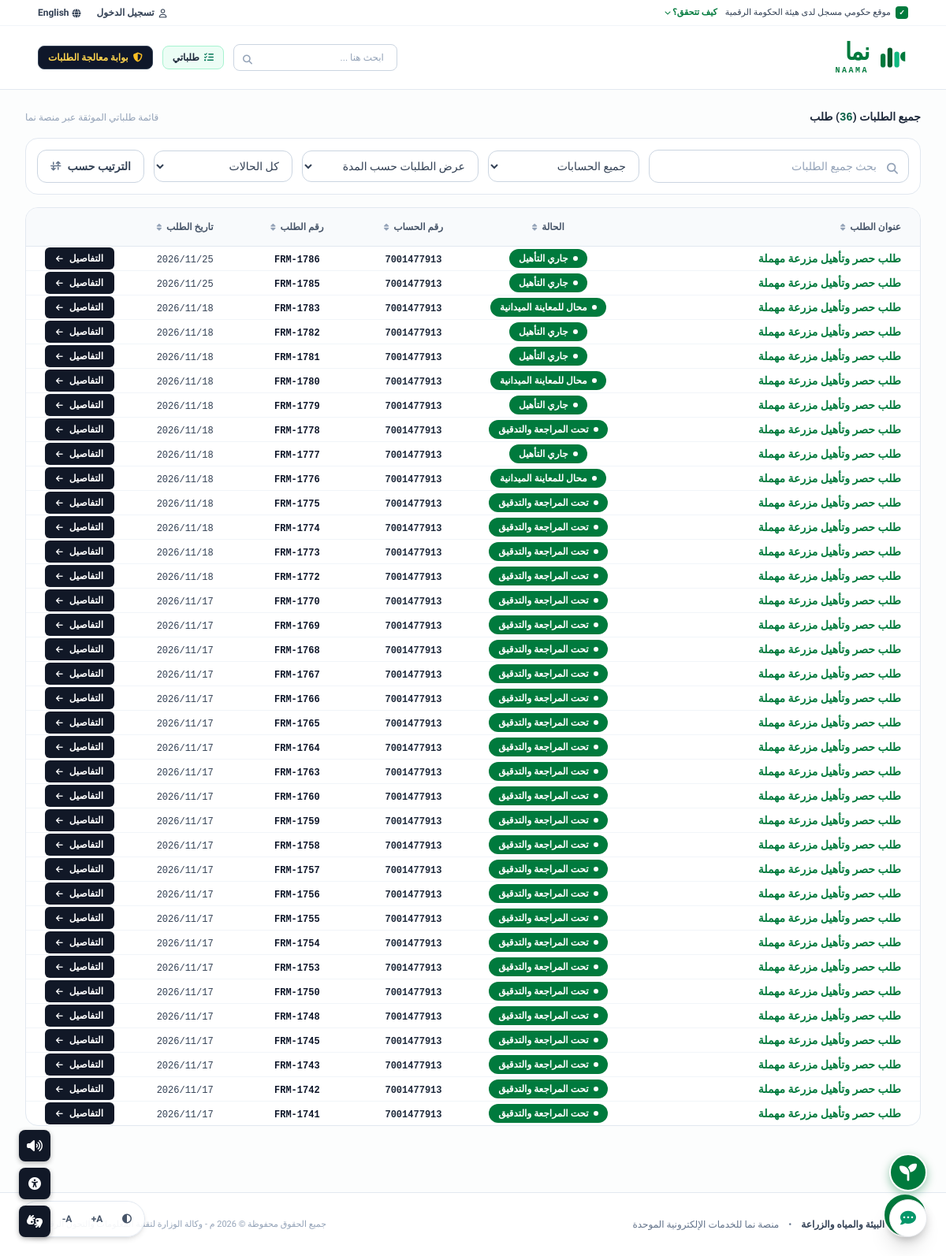
The app's page /requests with its own data.
### tables this page shows
CREATE TABLE farms (
        id INTEGER PRIMARY KEY AUTOINCREMENT,
        code TEXT UNIQUE,
        created_at TEXT,
        farmer_name TEXT,
        national_id TEXT,
        phone TEXT,
        region TEXT,
        governorate TEXT,
        center TEXT,
        village TEXT,
        maps_url TEXT,
        latitude REAL,
        longitude REAL,
        land_status TEXT,
        area_m2 REAL,
        electricity_source TEXT,
        water_source TEXT,
        previous_crops TEXT,
        media_urls TEXT,
        road_type TEXT,
        social_security TEXT,
        agricultural_registry TEXT,
        status TEXT,
        readiness_priority TEXT,
        suggested_solution TEXT,
        solution_cost_est REAL,
        assigned_partner_name TEXT,
        support_status TEXT,
        notes TEXT
    , ownership_doc_type TEXT, ownership_doc_number TEXT, applicant_role TEXT, city TEXT);

### backend/app.py (the view)
@app.get("/my-requests", response_class=HTMLResponse)
@app.get("/requests", response_class=HTMLResponse)
async def my_requests_page(request: Request, code: Optional[str] = None):
    user_nid = request.session.get("user_nid", "1087452190")
    user_name = request.session.get("user_name", "عبدالله بن فهد الغامدي")
    is_auth = request.session.get("logged_in", False)
    conn = get_db_connection()
    c = conn.cursor()
    if code:
        if user_nid:
            c.execute("SELECT * FROM farms WHERE code = ? OR national_id = ? ORDER BY id DESC", (code, user_nid))
        else:
            c.execute("SELECT * FROM farms WHERE code = ? ORDER BY id DESC", (code,))
    elif user_nid:
        c.execute("SELECT * FROM farms WHERE national_id = ? ORDER BY id DESC", (user_nid,))
    else:
        c.execute("SELECT * FROM farms WHERE national_id = '1087452190' ORDER BY id DESC")
    requests_list = [dict(r) for r in c.fetchall()]
    conn.close()
    logged_user = {
        "nid": user_nid,
        "name": user_name,
        "is_authenticated": is_auth
    }
    farm_table_items = []
    for f in requests_list:
        raw_date = f.get("created_at") or "2026-11-17"
        req_date = raw_date[:10].replace("-", "/")
        st = f.get("status", "مسجل")
        if st in ["مسجل", "غير محياة"]:
            status_text = "تحت المراجعة والتدقيق"
            status_color = "emerald"
        elif st in ["مؤهلة ومنتجة", "معتمد"]:
            status_text = "الطلب مكتمل"
            status_color = "green"
        elif st in ["مسودة"]:
            status_text = "مسودة"
            status_color = "purple"
        elif st in ["ملغي", "الطلب ملغي"]:
            status_text = "الطلب ملغي"
            status_color = "gray"
        else:
            status_text = st
            status_color = "emerald"
        farm_table_items.append({
            "id": f.get("code"),
            "title": "طلب حصر وتأهيل مزرعة مهملة",
            "status": status_text,
            "status_color": status_color,
            "account_num": "7001477913",
            "req_num": f.get("code"),
            "req_date": req_date,
            "action_type": "التفاصيل",
            "is_farm": True,
            "farm": f
        })
    all_table_requests = farm_table_items
    return render_template(request, "my_requests.html", {
        "requests_list": requests_list,
        "all_table_requests": all_table_requests,
        "active_code": code,
        "logged_user": logged_user
    })

### frontend/templates/my_requests.html (shortened to what this page needs)
{% extends "base.html" %}
{% block content %}
<div class="max-w-[1400px] mx-auto px-4 sm:px-8 py-5 font-['Tajawal'] space-y-4">
    <div class="flex items-center justify-between text-xs sm:text-sm font-bold text-slate-800 pt-1">
        <span>جميع الطلبات (<span id="visibleCount" class="font-mono text-emerald-800 font-extrabold">{{ all_table_requests|length }}</span>) طلب</span>
        <span class="text-xs text-slate-400 font-normal hidden sm:inline">قائمة طلباتي الموثقة عبر منصة نما</span>
    </div>
    <div class="bg-white p-3 sm:p-3.5 rounded-2xl border border-slate-200 shadow-xs flex flex-col lg:flex-row items-center gap-3">
        <div class="relative w-full lg:flex-1">
            <input type="text" id="tableSearch" onkeyup="filterRequestsTable()" placeholder="بحث جميع الطلبات"
                   class="w-full pr-10 pl-4 py-2.5 rounded-xl border border-slate-300 text-xs sm:text-sm text-slate-800 placeholder-slate-400 focus:ring-1 focus:ring-[#007a3d] focus:border-[#007a3d] focus:outline-none shadow-xs">
            <i class="fa-solid fa-magnifying-glass absolute right-3.5 top-3.5 text-slate-400 text-sm"></i>
        </div>
        <div class="w-full lg:w-48">
            <select id="accountFilter" onchange="filterRequestsTable()"
                    class="w-full px-3 py-2.5 rounded-xl border border-slate-300 text-xs sm:text-sm text-slate-700 bg-white font-medium focus:ring-1 focus:ring-[#007a3d] focus:outline-none shadow-xs cursor-pointer">
                <option value="">جميع الحسابات</option>
            </select>
        </div>
        <div class="w-full lg:w-56">
            <select id="durationFilter" onchange="filterRequestsTable()"
                    class="w-full px-3 py-2.5 rounded-xl border border-slate-300 text-xs sm:text-sm text-slate-700 bg-white font-medium focus:ring-1 focus:ring-[#007a3d] focus:outline-none shadow-xs cursor-pointer">
                <option value="">عرض الطلبات حسب المدة</option>
            </select>
        </div>
        <div class="w-full lg:w-44">
            <select id="statusFilter" onchange="filterRequestsTable()"
                    class="w-full px-3 py-2.5 rounded-xl border border-slate-300 text-xs sm:text-sm text-slate-700 bg-white font-medium focus:ring-1 focus:ring-[#007a3d] focus:outline-none shadow-xs cursor-pointer">
                <option value="">كل الحالات</option>
            </select>
        </div>
        <div class="w-full lg:w-auto">
            <button type="button" onclick="toggleSortDirection()" title="تغيير اتجاه الترتيب"
                    class="w-full lg:w-auto px-4 py-2.5 rounded-xl border border-slate-300 bg-white hover:bg-slate-50 text-slate-700 text-xs sm:text-sm font-bold flex items-center justify-center gap-2 shadow-xs transition cursor-pointer whitespace-nowrap">
                <span>الترتيب حسب</span>
                <i class="fa-solid fa-arrow-down-up-across-line text-slate-500 text-xs" id="sortIcon"></i>
            </button>
        </div>
    </div>
    {% if all_table_requests and all_table_requests|length > 0 %}
    <div class="bg-white rounded-2xl border border-slate-200 overflow-hidden shadow-xs">
        <div class="overflow-x-auto">
            <table id="requestsTable" class="w-full text-right border-collapse">
                <thead>
                    <tr class="bg-[#f8fafc] border-b border-slate-200 text-slate-500 text-xs font-bold select-none">
                        <th onclick="sortTable(0)" class="py-4 px-6 cursor-pointer hover:bg-slate-100 transition min-w-[260px] sm:min-w-[340px]">
                            <div class="flex items-center gap-1.5 justify-start text-slate-600">
                                <span>عنوان الطلب</span>
                                <i class="fa-solid fa-sort text-[10px] text-slate-400"></i>
                            </div>
                        </th>
                        <th onclick="sortTable(1)" class="py-4 px-4 cursor-pointer hover:bg-slate-100 transition text-center min-w-[140px]">
                            <div class="flex items-center gap-1.5 justify-center text-slate-600">
                                <span>الحالة</span>
                                <i class="fa-solid fa-sort text-[10px] text-slate-400"></i>
                            </div>
                        </th>
                        <th onclick="sortTable(2)" class="py-4 px-4 cursor-pointer hover:bg-slate-100 transition text-center min-w-[130px]">
                            <div class="flex items-center gap-1.5 justify-center text-slate-600">
                                <span>رقم الحساب</span>
                                <i class="fa-solid fa-sort text-[10px] text-slate-400"></i>
                            </div>
                        </th>
                        <th onclick="sortTable(3)" class="py-4 px-4 cursor-pointer hover:bg-slate-100 transition text-center min-w-[140px]">
                            <div class="flex items-center gap-1.5 justify-center text-slate-600">
                                <span>رقم الطلب</span>
                                <i class="fa-solid fa-sort text-[10px] text-slate-400"></i>
                            </div>
                        </th>
                        <th onclick="sortTable(4)" class="py-4 px-4 cursor-pointer hover:bg-slate-100 transition text-center min-w-[120px]">
                            <div class="flex items-center gap-1.5 justify-center text-slate-600">
                                <span>تاريخ الطلب</span>
                                <i class="fa-solid fa-sort text-[10px] text-slate-400"></i>
                            </div>
                        </th>
                        <th class="py-4 px-6 text-center w-32"></th>
                    </tr>
                </thead>
                <tbody class="divide-y divide-slate-100 text-xs sm:text-sm">
                    {% for req in all_table_requests %}
                    <tr class="req-row hover:bg-slate-50/80 transition group"
                        data-title="{{ req.title }}"
                        data-status="{{ req.status }}"
                        data-account="{{ req.account_num }}"
                        data-reqnum="{{ req.req_num }}"
                        data-date="{{ req.req_date }}">
                        <td class="py-4.5 px-6 font-bold text-[#007a3d] hover:underline cursor-pointer"
                            onclick="handleRequestAction('{{ req.id }}', {{ 'true' if req.is_farm else 'false' }}, '{{ req.action_type }}')">
                            <span class="leading-relaxed block">{{ req.title }}</span>
                        </td>
                        <td class="py-4.5 px-4 text-center whitespace-nowrap">
                            {% if req.status == 'مسودة' %}
                            <span class="inline-flex items-center gap-1.5 px-3 py-1 rounded-full text-xs font-bold text-white bg-[#542d74] shadow-2xs">
                                <span class="w-1.5 h-1.5 rounded-full bg-white"></span>
                                <span>مسودة</span>
                            </span>
                            {% elif req.status == 'الطلب ملغي' %}
                            <span class="inline-flex items-center gap-1.5 px-3 py-1 rounded-full text-xs font-bold text-white bg-[#3e4652] shadow-2xs">
                                <span class="w-1.5 h-1.5 rounded-full bg-white"></span>
                                <span>الطلب ملغي</span>
                            </span>
                            {% elif req.status == 'الطلب مكتمل' %}
                            <span class="inline-flex items-center gap-1.5 px-3 py-1 rounded-full text-xs font-bold text-white bg-[#007a3d] shadow-2xs">
                                <span class="w-1.5 h-1.5 rounded-full bg-white"></span>
                                <span>الطلب مكتمل</span>
                            </span>
                            {% else %}
                            <span class="inline-flex items-center gap-1.5 px-3 py-1 rounded-full text-xs font-bold text-white bg-[#007a3d] shadow-2xs">
                                <span class="w-1.5 h-1.5 rounded-full bg-white animate-pulse"></span>
                                <span>{{ req.status }}</span>
                            </span>
                            {% endif %}
                        </td>
                        <td class="py-4.5 px-4 text-center">
                            <span class="font-mono text-slate-800 text-xs font-semibold">{{ req.account_num }}</span>
                        </td>
                        <td class="py-4.5 px-4 text-center">
                            <span class="font-mono text-slate-900 text-xs font-bold">{{ req.req_num }}</span>
                        </td>
                        <td class="py-4.5 px-4 text-center">
                            <span class="font-mono text-slate-700 text-xs font-medium">{{ req.req_date }}</span>
                        </td>
                        <td class="py-4.5 px-6 text-center">
                            <button type="button"
                                    onclick="handleRequestAction('{{ req.id }}', {{ 'true' if req.is_farm else 'false' }}, '{{ req.action_type }}')"
                                    class="w-full bg-[#111827] hover:bg-slate-800 text-white font-bold text-xs px-3.5 py-1.5 rounded-md flex items-center justify-center gap-2 shadow-xs transition cursor-pointer">
                                <span>{{ req.action_type }}</span>
                                <i class="fa-solid fa-arrow-left text-[10px]"></i>
                            </button>
                        </td>
                    </tr>
                    {% endfor %}
                </tbody>
            </table>
        </div>
    </div>
    {% endif %}
</div>
<div class="fixed bottom-6 right-6 z-30 flex flex-col items-center gap-2 no-print">
    <button onclick="openChatSupportModal()" title="المساعد الذكي لمنظومة نما"
            class="w-13 h-13 sm:w-14 sm:h-14 rounded-full bg-[#007a3d] hover:bg-[#006934] text-white flex flex-col items-center justify-center shadow-xl border-2 border-white transition transform hover:scale-105 group">
        <span class="text-[9px] font-black leading-none mt-0.5 tracking-tight">نما</span>
    </button>
</div>
<div class="fixed bottom-6 left-6 z-30 flex items-center gap-1.5 bg-white/90 backdrop-blur-xs p-1.5 rounded-full border border-slate-200 shadow-md no-print text-slate-600 text-xs">
    <button onclick="toggleHighContrast()" title="تباين الألوان" class="w-8 h-8 rounded-full hover:bg-slate-100 flex items-center justify-center transition">
        <i class="fa-solid fa-circle-half-stroke"></i>
    </button>
    <button onclick="changeFontSize(1)" title="تكبير الخط" class="w-8 h-8 rounded-full hover:bg-slate-100 flex items-center justify-center font-bold text-xs transition">
        A+
    </button>
    <button onclick="changeFontSize(-1)" title="تصغير الخط" class="w-8 h-8 rounded-full hover:bg-slate-100 flex items-center justify-center font-bold text-xs transition">
        A-
    </button>
    <button onclick="readPageAloud()" title="القراءة الصوتية" class="w-8 h-8 rounded-full hover:bg-slate-100 flex items-center justify-center transition text-emerald-700">
    </button>
</div>
{% endblock %}

### records on screen
farms: title "طلب حصر وتأهيل مزرعة مهملة", status "جاري التأهيل", account_num "7001477913", req_num "FRM-1786", req_date "2026/11/25", action_type "التفاصيل"
farms: title "طلب حصر وتأهيل مزرعة مهملة", status "جاري التأهيل", account_num "7001477913", req_num "FRM-1785", req_date "2026/11/25", action_type "التفاصيل"
farms: title "طلب حصر وتأهيل مزرعة مهملة", status "محال للمعاينة الميدانية", account_num "7001477913", req_num "FRM-1783", req_date "2026/11/18", action_type "التفاصيل"
farms: title "طلب حصر وتأهيل مزرعة مهملة", status "جاري التأهيل", account_num "7001477913", req_num "FRM-1782", req_date "2026/11/18", action_type "التفاصيل"
farms: title "طلب حصر وتأهيل مزرعة مهملة", status "جاري التأهيل", account_num "7001477913", req_num "FRM-1781", req_date "2026/11/18", action_type "التفاصيل"
farms: title "طلب حصر وتأهيل مزرعة مهملة", status "محال للمعاينة الميدانية", account_num "7001477913", req_num "FRM-1780", req_date "2026/11/18", action_type "التفاصيل"
farms: title "طلب حصر وتأهيل مزرعة مهملة", status "جاري التأهيل", account_num "7001477913", req_num "FRM-1779", req_date "2026/11/18", action_type "التفاصيل"
farms: title "طلب حصر وتأهيل مزرعة مهملة", status "تحت المراجعة والتدقيق", account_num "7001477913", req_num "FRM-1778", req_date "2026/11/18", action_type "التفاصيل"
farms: title "طلب حصر وتأهيل مزرعة مهملة", status "جاري التأهيل", account_num "7001477913", req_num "FRM-1777", req_date "2026/11/18", action_type "التفاصيل"
farms: title "طلب حصر وتأهيل مزرعة مهملة", status "محال للمعاينة الميدانية", account_num "7001477913", req_num "FRM-1776", req_date "2026/11/18", action_type "التفاصيل"
farms: title "طلب حصر وتأهيل مزرعة مهملة", status "تحت المراجعة والتدقيق", account_num "7001477913", req_num "FRM-1775", req_date "2026/11/18", action_type "التفاصيل"
farms: title "طلب حصر وتأهيل مزرعة مهملة", status "تحت المراجعة والتدقيق", account_num "7001477913", req_num "FRM-1774", req_date "2026/11/18", action_type "التفاصيل"
farms: title "طلب حصر وتأهيل مزرعة مهملة", status "تحت المراجعة والتدقيق", account_num "7001477913", req_num "FRM-1773", req_date "2026/11/18", action_type "التفاصيل"
farms: title "طلب حصر وتأهيل مزرعة مهملة", status "تحت المراجعة والتدقيق", account_num "7001477913", req_num "FRM-1772", req_date "2026/11/18", action_type "التفاصيل"
farms: title "طلب حصر وتأهيل مزرعة مهملة", status "تحت المراجعة والتدقيق", account_num "7001477913", req_num "FRM-1770", req_date "2026/11/17", action_type "التفاصيل"
farms: title "طلب حصر وتأهيل مزرعة مهملة", status "تحت المراجعة والتدقيق", account_num "7001477913", req_num "FRM-1769", req_date "2026/11/17", action_type "التفاصيل"
farms: title "طلب حصر وتأهيل مزرعة مهملة", status "تحت المراجعة والتدقيق", account_num "7001477913", req_num "FRM-1768", req_date "2026/11/17", action_type "التفاصيل"
farms: title "طلب حصر وتأهيل مزرعة مهملة", status "تحت المراجعة والتدقيق", account_num "7001477913", req_num "FRM-1767", req_date "2026/11/17", action_type "التفاصيل"
farms: title "طلب حصر وتأهيل مزرعة مهملة", status "تحت المراجعة والتدقيق", account_num "7001477913", req_num "FRM-1766", req_date "2026/11/17", action_type "التفاصيل"
farms: title "طلب حصر وتأهيل مزرعة مهملة", status "تحت المراجعة والتدقيق", account_num "7001477913", req_num "FRM-1765", req_date "2026/11/17", action_type "التفاصيل"
farms: title "طلب حصر وتأهيل مزرعة مهملة", status "تحت المراجعة والتدقيق", account_num "7001477913", req_num "FRM-1764", req_date "2026/11/17", action_type "التفاصيل"
farms: title "طلب حصر وتأهيل مزرعة مهملة", status "تحت المراجعة والتدقيق", account_num "7001477913", req_num "FRM-1763", req_date "2026/11/17", action_type "التفاصيل"
farms: title "طلب حصر وتأهيل مزرعة مهملة", status "تحت المراجعة والتدقيق", account_num "7001477913", req_num "FRM-1760", req_date "2026/11/17", action_type "التفاصيل"
farms: title "طلب حصر وتأهيل مزرعة مهملة", status "تحت المراجعة والتدقيق", account_num "7001477913", req_num "FRM-1759", req_date "2026/11/17", action_type "التفاصيل"
farms: title "طلب حصر وتأهيل مزرعة مهملة", status "تحت المراجعة والتدقيق", account_num "7001477913", req_num "FRM-1758", req_date "2026/11/17", action_type "التفاصيل"
farms: title "طلب حصر وتأهيل مزرعة مهملة", status "تحت المراجعة والتدقيق", account_num "7001477913", req_num "FRM-1757", req_date "2026/11/17", action_type "التفاصيل"
farms: title "طلب حصر وتأهيل مزرعة مهملة", status "تحت المراجعة والتدقيق", account_num "7001477913", req_num "FRM-1756", req_date "2026/11/17", action_type "التفاصيل"
farms: title "طلب حصر وتأهيل مزرعة مهملة", status "تحت المراجعة والتدقيق", account_num "7001477913", req_num "FRM-1755", req_date "2026/11/17", action_type "التفاصيل"
farms: title "طلب حصر وتأهيل مزرعة مهملة", status "تحت المراجعة والتدقيق", account_num "7001477913", req_num "FRM-1754", req_date "2026/11/17", action_type "التفاصيل"
farms: title "طلب حصر وتأهيل مزرعة مهملة", status "تحت المراجعة والتدقيق", account_num "7001477913", req_num "FRM-1753", req_date "2026/11/17", action_type "التفاصيل"
farms: title "طلب حصر وتأهيل مزرعة مهملة", status "تحت المراجعة والتدقيق", account_num "7001477913", req_num "FRM-1750", req_date "2026/11/17", action_type "التفاصيل"
farms: title "طلب حصر وتأهيل مزرعة مهملة", status "تحت المراجعة والتدقيق", account_num "7001477913", req_num "FRM-1748", req_date "2026/11/17", action_type "التفاصيل"
farms: title "طلب حصر وتأهيل مزرعة مهملة", status "تحت المراجعة والتدقيق", account_num "7001477913", req_num "FRM-1745", req_date "2026/11/17", action_type "التفاصيل"
farms: title "طلب حصر وتأهيل مزرعة مهملة", status "تحت المراجعة والتدقيق", account_num "7001477913", req_num "FRM-1743", req_date "2026/11/17", action_type "التفاصيل"
farms: title "طلب حصر وتأهيل مزرعة مهملة", status "تحت المراجعة والتدقيق", account_num "7001477913", req_num "FRM-1742", req_date "2026/11/17", action_type "التفاصيل"
farms: title "طلب حصر وتأهيل مزرعة مهملة", status "تحت المراجعة والتدقيق", account_num "7001477913", req_num "FRM-1741", req_date "2026/11/17", action_type "التفاصيل"

### other values on screen
{{ all_table_requests|length }} "36"
